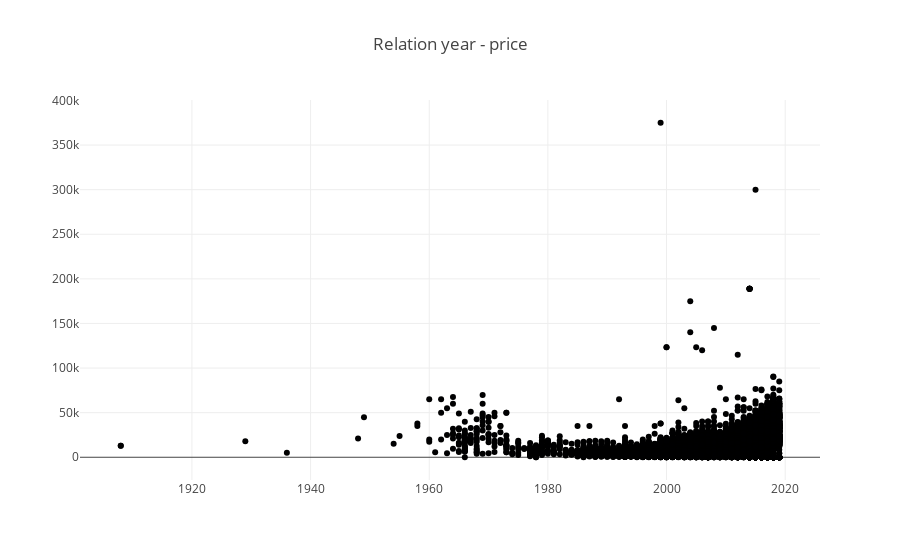

Notebook code cell kept with this figure:
### Code cell
filtered_df = df[~df['model_year'].isna()]

fig = go.Figure(data=[go.Scatter(x=filtered_df['model_year'], y=filtered_df['price'], mode='markers')])

fig.update_layout(title_text='Relation year - price')

fig.show()

### Figure 1 — Plotly figure (JSON) as saved in the notebook; plotly's stock layout.template omitted (floating-point values rounded to 4 significant figures; data arrays with more than 128 entries replaced by an {"elided": "..."} marker saying what was removed)
{"data": [{"mode": "markers", "type": "scatter", "x": {"elided": "47906 float values"}, "y": {"elided": "47906 int values"}}], "layout": {"title": {"text": "Relation year - price"}}}
